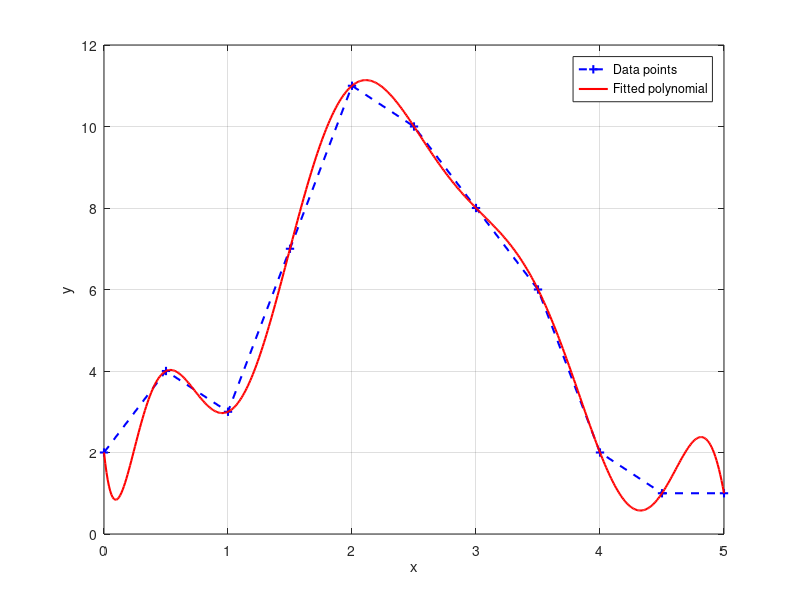

MATLAB code for this plot:
clc; clear , close all
a=[ 0 2 ; 0.5 4 ; 1 3 ;...
1.5 7 ; 2 11 ; 2.5 10 ;...
3 8 ; 3.5 6 ; 4 2 ;...
4.5 1 ; 5 1 ];
x = a(:,1) ; y = a(:,2) ;
plot(x , y , '+--b','linewidth',1.5)
xlabel('x') ; ylabel('y') ;
legend('Data points')
grid on
%----------------------------
b = polyfit(x,y,length(x)-1);
xi = 0:0.01:5 ;
yi = polyval(b,xi) ;
hold on
plot(xi,yi,'r','linewidth',1.5)
legend('Data points','Fitted polynomial')
